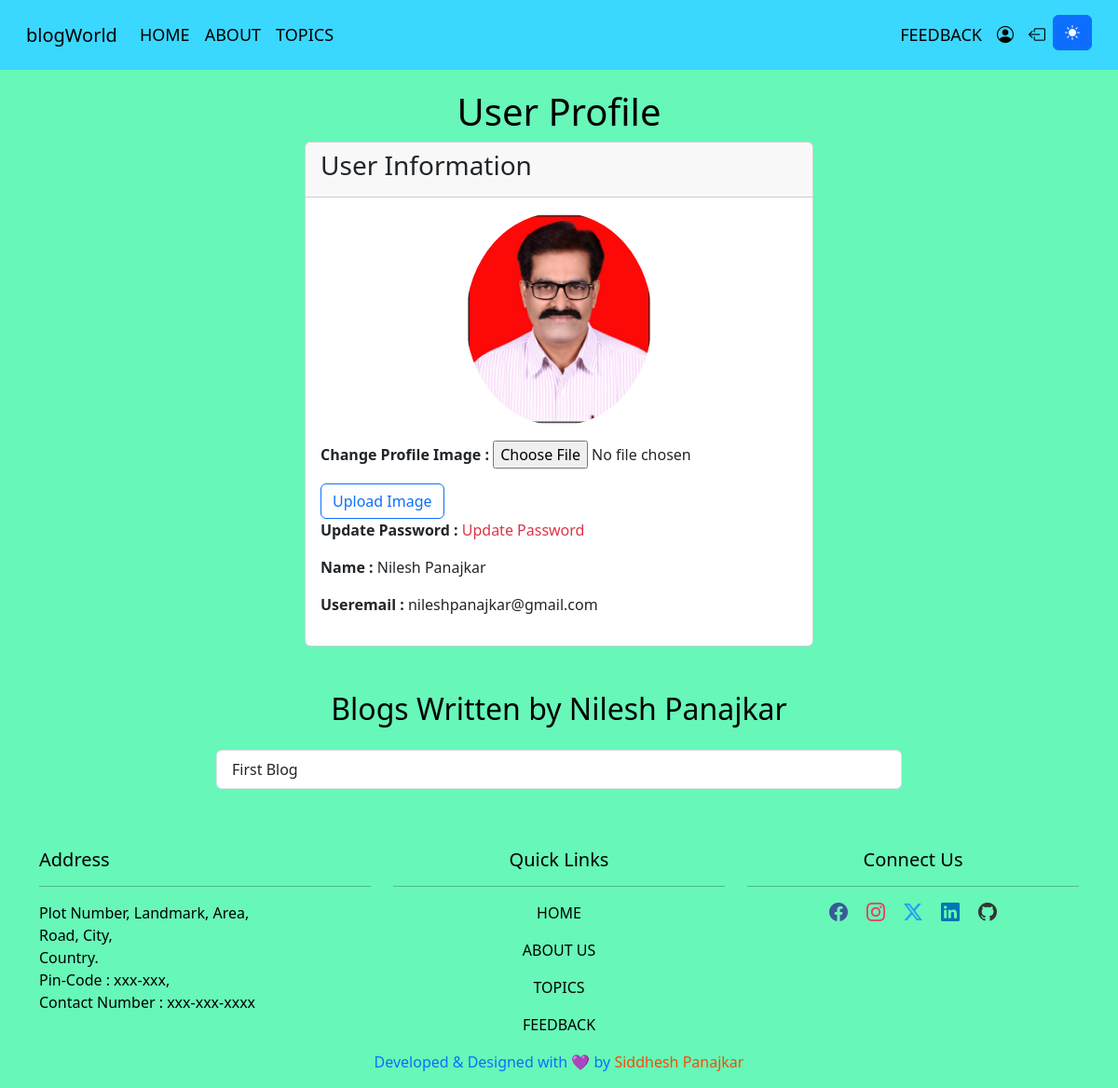
The app's page /profile/ (signed in), older data.
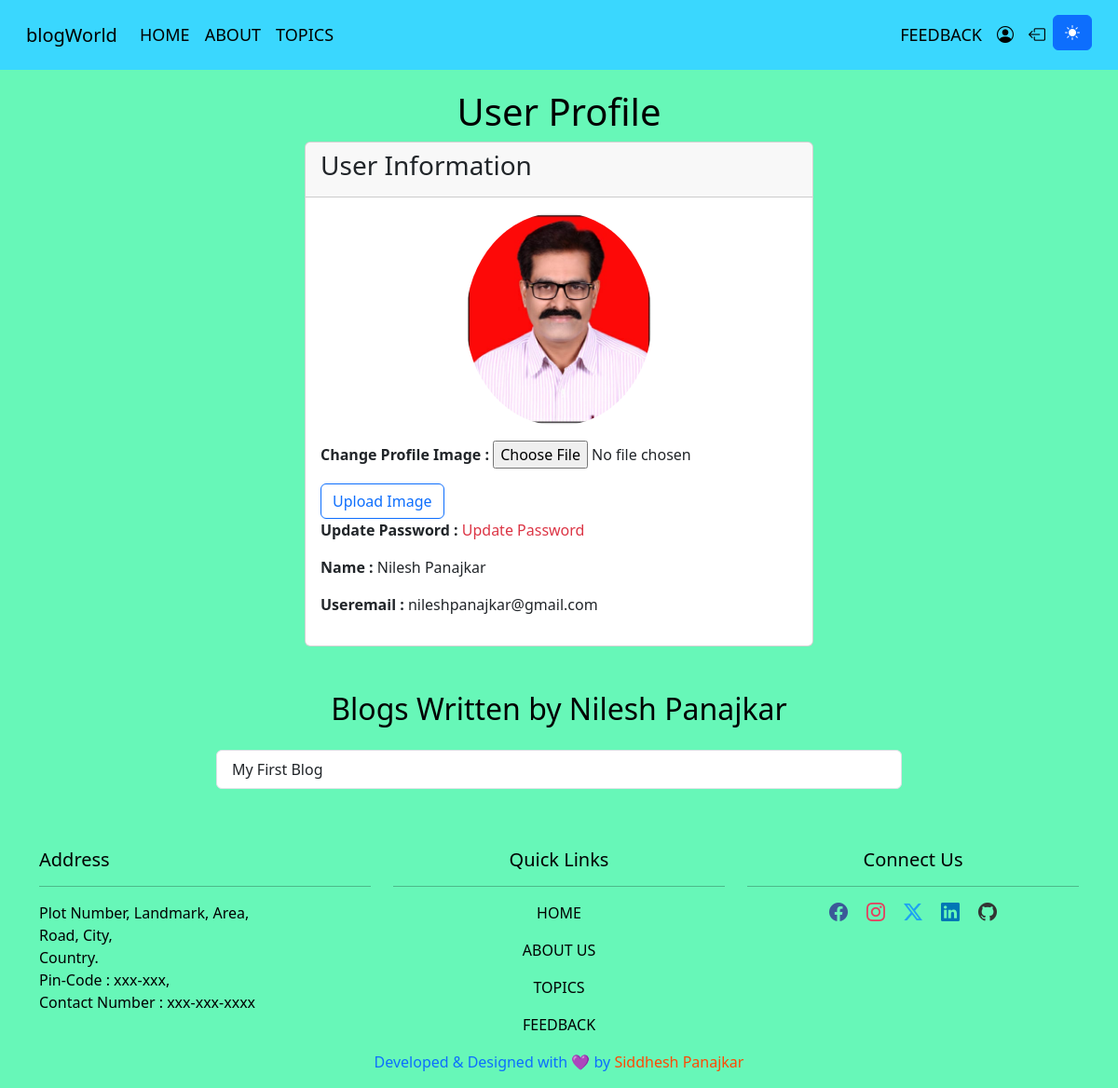
The same page, newer data.
### blogWebApp/models.py (models this page shows, shortened)
class BlogEntry(models.Model):
    topic_name = models.CharField(max_length=40, verbose_name='Topic Name')
    categories = models.ManyToManyField('BlogCategory', related_name='blog_entries', verbose_name='Categories')
    date_of_creation = models.DateField(verbose_name='Date of Creation',  default=timezone.now)
    last_updated_at = models.DateTimeField(verbose_name='Last Updated At', auto_now=True)
    blog_script = models.TextField(verbose_name='Blog Script')
    author = models.ForeignKey(settings.AUTH_USER_MODEL, on_delete=models.CASCADE, related_name='blog_entries', default=1)
    image = models.ImageField(upload_to='blog_images/', verbose_name=_('Image'), null=True, blank=True)
    class Meta:
        verbose_name = _('Blog Entry')
        verbose_name_plural = _('Blog Entries')

### blogWebApp/views.py (the view)
# urls.py: path('profile/', views.user_profile, name='user-profile'),
def user_profile(request):
    if request.user.is_authenticated:
        user_profile, created = UserProfile.objects.get_or_create(user = request.user)
        user_blogs = BlogEntry.objects.filter(author=request.user)
        name = request.user.first_name
        email = request.user.email
        profile_image = user_profile.image if user_profile.image else None
        if request.method == 'POST':
            form = UserProfileForm(request.POST, request.FILES, instance=user_profile)
            if form.is_valid():
                form.save()
                user_profile = form.instance
                profile_image = user_profile.image if user_profile.image else None
        else:
            form = UserProfileForm(instance=user_profile)
        context = {
            'form': form,
            'name': name,
            'email': email,
            'user_profile': user_profile,
            'user_blogs': user_blogs,
            'profile_image': profile_image
            }
        return render(request, 'user_profile.html', context)
    else:
        return redirect('user-login')  # Redirect to your login URL

### blogWebApp/forms.py
class UserProfileForm(forms.ModelForm):
    class Meta:
        model = UserProfile
        fields = ['image']

### templates/user_profile.html (shortened to what this page needs)
{% extends 'base.html' %}
{% load static %}
{% block 'main' %}
<div class="container mt-5 pt-5 address">
    <h1 class="text-center">User Profile</h1>
    <div class="row justify-content-center align-items-center">
        <div class="col-md-6">
            <div class="card bg-subtle-warning">
                <div class="card-header">
                    <h3>User Information</h3>
                </div>
                <div class="card-body">
                    <form method="post" enctype="multipart/form-data" onsubmit="return validateForm()">
                        {% if profile_image %}
                        <img src="{{ profile_image.url }}" alt="User Image"
                            class="img-fluid rounded-circle mx-auto d-block mb-3" style="max-width: 200px;">
                        {% else %}
                        <img src="{% static 'asset/images/default.jpg' %}" alt="Default Image"
                            class="img-fluid rounded-circle mx-auto d-block mb-3" style="max-width: 200px;">
                        {% endif %}
                        <label for="image"><strong>Change Profile Image :</strong></label>
                        <input type="file" name="image" id="image" onchange="toggleUploadButton()">
                        <button type="submit" id="uploadButton" class="btn btn-outline-primary mt-3">Upload Image</button>
                        <div class="mb-3">
                            <strong>Update Password : </strong><a class="text-decoration-none text-danger" href="{% url 'reset-password' %}">Update Password </a>
                        </div>
                    </form>
                    <p><strong>Name :</strong> {{ name }}</p>
                    <p><strong>Useremail :</strong> {{ email }}</p>
                </div>
            </div>
        </div>
    </div>
    <div class="row mt-5">
        <div class="col-md-8 offset-md-2 address">
            <h2 class="text-center mb-4">Blogs Written by {{ name }}</h2>
            {% if user_blogs %}
            <ul class="list-group">
                {% for blog_entry in user_blogs %}
                <li class="list-group-item">{{ blog_entry.topic_name }}</li>
                {% endfor %}
            </ul>
            {% else %}
            <p class="text-center">No blogs written yet.</p>
            {% endif %}
        </div>
    </div>
</div>
{% endblock 'main' %}

Row changes from the older to the newer data that the page shows:
changed BlogEntry: topic_name "First Blog" → "My First Blog"
